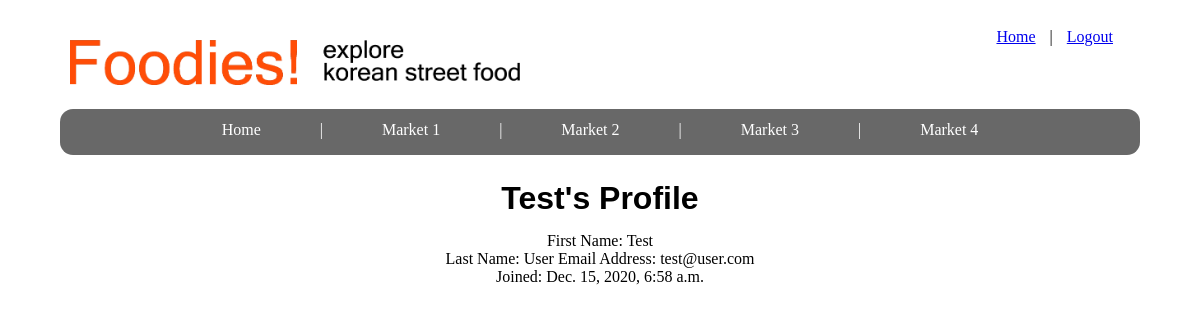
Page /user/1 on the committed database.
### foodies_app/models.py (models this page shows)
class User(models.Model):
    first_name = models.CharField(max_length=255)
    last_name = models.CharField(max_length=255)
    email = models.CharField(max_length=255)
    password = models.CharField(max_length=255)
    created_at = models.DateTimeField(auto_now_add=True)
    updated_at = models.DateTimeField(auto_now=True)
    favorites = models.ManyToManyField(Item, related_name="users")
    objects =UserManager()

### foodies_app/views.py (the view)
# urls.py: path('user/<int:id>', views.profile),
def profile(request, id):
    context = {
        'user' : User.objects.get(id=id)
    }
    return render(request, 'profile.html', context)

### foodies_app/templates/profile.html (shortened to what this page needs)
<!DOCTYPE html>
<html lang="en">
<head>
    {% load static %}
    <link rel="stylesheet" type="text/css" href="{% static 'app/style.css' %}">
</head>
<body>
    <div id="wrapper">
        <div id="header">
            <img id="logo" src="http://127.0.0.1:8000/static/app/img/logo.png" alt="logo">
            <div id="subheader"><a href='/main_lg'>Home</a> | <a href="/logout" id="logout">Logout</a><br><br><br>
            </div>
        </div>
        <div id="navigation"><p><a href="/main_lg">Home</a> | <a href="/market/1">Market 1</a> | <a href="/market/2">Market 2</a> | <a href="/market/3">Market 3</a> | <a href="/market/4">Market 4</a>
            </p></div>
        <div id="main_content">
            <h1>{{ user.first_name }}'s Profile</h1>
            <p>First Name: {{ user.first_name }}<br>Last Name: {{ user.last_name }}
            Email Address: {{ user.email }}<br>
            Joined: {{ user.created_at }}</p>
        </div>
</body>
</html>

### foodies_app/static/app/style.css (style rules this page uses)
* { margin: 5px; padding: 5px; }
#wrapper { min-width: 950px; max-width: 1090px; height: auto; margin: 0px auto; }
#header { padding: 0px; min-height:50px; width: auto; background-color: white; }
#logo { width: 450px; }
#subheader { width: 148px; text-align: right; position: absolute; display: inline-block; vertical-align: top; top: 23px; margin-left: 440px; margin-top: 0px; }
#navigation { height: 36px; width: 1070px; background-color: rgb(104, 104, 104); border-radius: 13px; display: inline-block; color: white; text-align: center; }
#navigation a { color: white; text-decoration: none; font-family: verdana; margin: 0px 50px 0px 50px; }
#navigation p { margin-top: 2px; }
#main_content { height: auto; width: 1070px; display: inline-block; vertical-align: top; text-align: center; }
h1 { font-family: sans-serif; }

### rows in the picture
User: first_name "Test", last_name "User", email "test@user.com", created_at "Dec. 15, 2020, 6:58 a.m."
